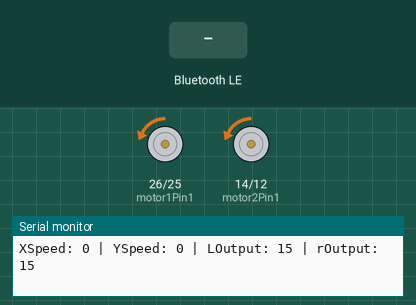
This sketch was run on a simulated ESP32. Shown: motor-driver pin pairs drawn as motors (green arrow = first pin HIGH = forward, orange = second pin HIGH = backward, longer = more drive, scaled by the enable pin), the last lines printed to the serial monitor. The test bench sets the inputs (shaded band). Nothing arrives over Bluetooth unless stated; a phone connects over Bluetooth LE 3 s after start.

Above: at 1.2 s.
1.3 s: Bluetooth LE write "1" received
At 1.8 s:
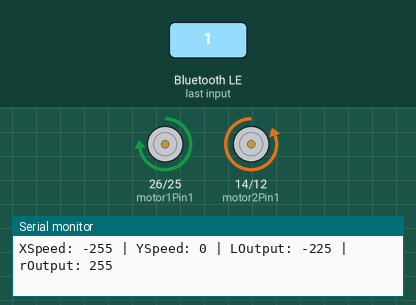
4.3 s: Bluetooth LE write "1" received
At 5.4 s:
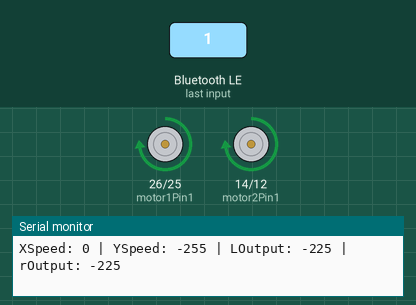
5.8 s: Bluetooth LE write "2" received
At 7.0 s:
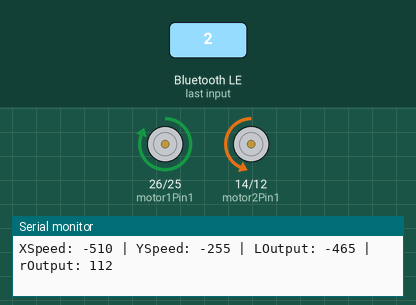
7.3 s: Bluetooth LE write "2" received
At 8.1 s:
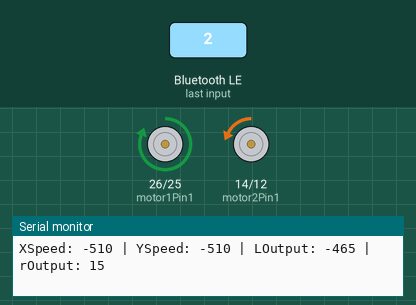
8.8 s: Bluetooth LE write "1" received
At 9.5 s:
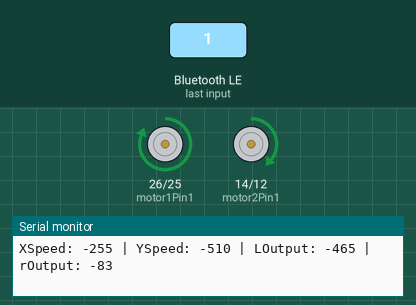
10.3 s: Bluetooth LE write "0" received
At 11.7 s:
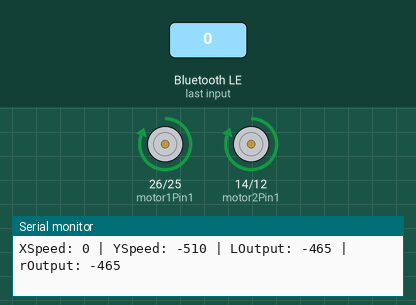
Timing chart, 0 to 13.3 s (numbered marks = the images above; inputs shaded):
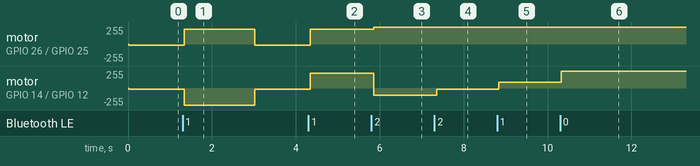

Measured:
- after the input at 1.3 s, motor on GPIO 26 (motor1Pin1) / GPIO 25 (motor1Pin2): backward 15/255 → forward 225/255 at once, → backward 15/255 1.7 s later; motor on GPIO 14 (motor2Pin1) / GPIO 12 (motor2Pin2): backward 15/255 → backward 255/255 at once, → backward 15/255 1.7 s later
- after the input at 4.3 s, motor on GPIO 26 (motor1Pin1) / GPIO 25 (motor1Pin2), motor on GPIO 14 (motor2Pin1) / GPIO 12 (motor2Pin2): backward 15/255 → forward 225/255 after 0.05 s
- after the input at 5.8 s, motor on GPIO 26 (motor1Pin1) / GPIO 25 (motor1Pin2): forward 225/255 → forward 255/255 after 0.06 s; motor on GPIO 14 (motor2Pin1) / GPIO 12 (motor2Pin2): forward 225/255 → backward 112/255 after 0.06 s
- after the input at 7.3 s, motor on GPIO 14 (motor2Pin1) / GPIO 12 (motor2Pin2): backward 112/255 → backward 15/255 after 0.06 s
- after the input at 8.8 s, motor on GPIO 14 (motor2Pin1) / GPIO 12 (motor2Pin2): backward 15/255 → forward 83/255 at once
- after the input at 10.3 s, motor on GPIO 14 (motor2Pin1) / GPIO 12 (motor2Pin2): forward 83/255 → forward 255/255 at once

The sketch:

ESP32.ino
```cpp
#include <Arduino.h>
#include <BLEDevice.h>
#include <BLEServer.h>
#include <BLEUtils.h>
#include <Math.h>

//--------------------------------------------------\\
//Edit these Fields                                 \\
//--------------------------------------------------\\

//Set Id of Carrot for Bluetooth
//For example if you would like ID 5, this value would be changed to "ESP32_5"
#define ESP32_ID "ESP32_1"

//Please set up your motor pins
int motor1Pin1 = 26;  //N1
int motor1Pin2 = 25;  //N2
int enable1Pin = 27;  //ENA Lower Pin

int motor2Pin1 = 14;  //N3
int motor2Pin2 = 12;  //N4
int enable2Pin = 13;  //ENB Lower Pin

//-------------------------------------------------\\
//End of Editable Properties                       \\
//-------------------------------------------------\\

BLEServer *pServer = NULL;
BLECharacteristic *x_Characteristic = NULL;
BLECharacteristic *y_Characteristic = NULL;

#define SERVICE_UUID "4fafc201-1fb5-459e-8fcc-c5c9c331914c"
#define X_CHARACTERISTIC_UUID "beb5483e-36e1-4688-b7f5-ea07361b26a9"
#define Y_CHARACTERISTIC_UUID "ea651f32-4055-4655-98a7-80974e92d4a2"

#define DDRIVE_MIN -255 //The minimum value x or y can be.
#define DDRIVE_MAX 255  //The maximum value x or y can be.
#define MOTOR_MIN_PWM -225 //The minimum value the motor output can be.
#define MOTOR_MAX_PWM 255 //The maximum value the motor output can be.

int LeftMotorOutput; //will hold the calculated output for the left motor
int RightMotorOutput; //will hold the calculated output for the right motor

const int freq = 30000;
const int pwmChannel = 0;
const int pwmChannelY = 1;
const int resolution = 8;
const int maxSpeed = 255;
String rawXSpeed = "0";
String rawYSpeed = "0";
int xSpeed = 0;
int ySpeed = 0;


class MyServerCallbacks : public BLEServerCallbacks
{
  void onConnect(BLEServer *pServer)
  {
    xSpeed = 0;
    Serial.println("Connected");
  };

  void onDisconnect(BLEServer *pServer)
  {
    ySpeed = 0;
    Serial.println("Disconnected");
  }
};

class XCharacteristicsCallbacks : public BLECharacteristicCallbacks
{
  void onWrite(BLECharacteristic *pCharacteristic)
  {
    pCharacteristic->notify();

    rawXSpeed = pCharacteristic->getValue().c_str();

    xSpeed = (int)(rawXSpeed.toDouble() * -1 * maxSpeed);
  }
};

class YCharacteristicsCallbacks : public BLECharacteristicCallbacks
{
  void onWrite(BLECharacteristic *pCharacteristic)
  {
    pCharacteristic->notify();

    rawYSpeed = pCharacteristic->getValue().c_str();

    ySpeed = (int)(rawYSpeed.toDouble() * -1 * maxSpeed);
  }
};

void CalculateTankDrive(float x, float y)
{

  float rawLeft;
  float rawRight;

  //Angle in Degrees
  float z = sqrt(x * x + y * y);

  float radZ = acos(abs(x) / z);

  if(radZ == NULL){
    radZ = 0;
  }

  float angle = radZ * 180 / PI;

  float turnCoefficient = -1 + (angle / 90) * 2;
  float turn = turnCoefficient * abs(abs(y) - abs(x));
  turn = round(turn * 100) / 100;

  float mov = max(abs(y), abs(x));

  if ((x >= 0 && y >= 0) || (x < 0 && y < 0))
  {
    rawLeft = mov; rawRight = turn;
  }
  else
  {
    rawRight = mov; rawLeft = turn;
  }

  //Invert Direction
  if(y < 0){
    rawLeft = 0 - rawLeft;
    rawRight = 0 - rawRight;
  }

  LeftMotorOutput = map(rawLeft, DDRIVE_MIN, DDRIVE_MAX, MOTOR_MIN_PWM, MOTOR_MAX_PWM);
  RightMotorOutput = map(rawRight, DDRIVE_MIN, DDRIVE_MAX, MOTOR_MIN_PWM, MOTOR_MAX_PWM);
}

void setup()
{
  Serial.begin(9600);
  BLEDevice::init(ESP32_ID);
  pServer = BLEDevice::createServer();
  pServer->setCallbacks(new MyServerCallbacks());

  BLEService *pService = pServer->createService(SERVICE_UUID);

  x_Characteristic = pService->createCharacteristic(
      X_CHARACTERISTIC_UUID,
      BLECharacteristic::PROPERTY_READ |
      BLECharacteristic::PROPERTY_WRITE |
      BLECharacteristic::PROPERTY_NOTIFY |
      BLECharacteristic::PROPERTY_INDICATE
  );

  y_Characteristic = pService->createCharacteristic(
      Y_CHARACTERISTIC_UUID,
      BLECharacteristic::PROPERTY_READ |
      BLECharacteristic::PROPERTY_WRITE |
      BLECharacteristic::PROPERTY_NOTIFY |
      BLECharacteristic::PROPERTY_INDICATE
  );

  pService->start();
  pServer->getAdvertising()->start();

  x_Characteristic->setValue("Message one");
  x_Characteristic->setCallbacks(new XCharacteristicsCallbacks());

  x_Characteristic->notify();
  //--------------------------------------------------------------\\

  y_Characteristic->setValue("Message two");
  y_Characteristic->setCallbacks(new YCharacteristicsCallbacks());

  y_Characteristic->notify();


  Serial.println("Waiting for a client connection to notify...");
  Serial.println(ESP32_ID);

  //Motor Control

  pinMode(motor1Pin1, OUTPUT);
  pinMode(motor1Pin2, OUTPUT);
  pinMode(enable1Pin, OUTPUT);

  pinMode(motor2Pin1, OUTPUT);
  pinMode(motor2Pin2, OUTPUT);
  pinMode(enable2Pin, OUTPUT);

}


void loop()
{

  Serial.print("XSpeed: ");
  Serial.print(xSpeed);
  Serial.print(" | YSpeed: ");
  Serial.print(ySpeed);

  CalculateTankDrive(xSpeed, ySpeed);

  analogWrite(enable1Pin, abs(LeftMotorOutput));
  analogWrite(enable2Pin, abs(RightMotorOutput));

  if(LeftMotorOutput < 0){
    digitalWrite(motor1Pin1, HIGH);
    digitalWrite(motor1Pin2, LOW);
  }
  else{
    digitalWrite(motor1Pin1, LOW);
    digitalWrite(motor1Pin2, HIGH);
  }

  if(RightMotorOutput < 0){
    digitalWrite(motor2Pin1, HIGH);
    digitalWrite(motor2Pin2, LOW);
  }
  else{
    digitalWrite(motor2Pin1, LOW);
    digitalWrite(motor2Pin2, HIGH);
  }

  Serial.print(" | LOutput: ");
  Serial.print(LeftMotorOutput);
  Serial.print(" | rOutput: ");
  Serial.println(RightMotorOutput);


}
```
